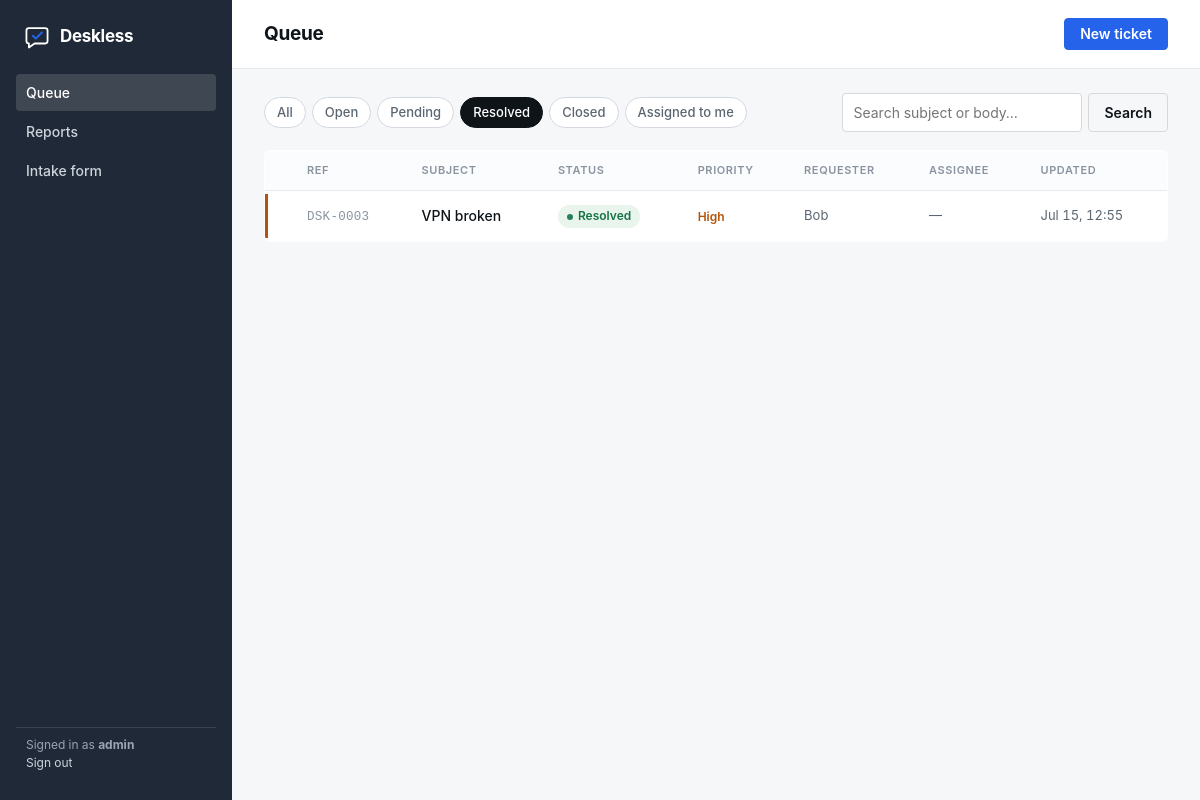
The app's page /?status=resolved (signed in) with its own data.
### tickets/models.py (models this page shows, shortened)
class Ticket(models.Model):
    STATUS = [
        ("open", "Open"),
        ("pending", "Pending"),
        ("resolved", "Resolved"),
        ("closed", "Closed"),
    ]
    PRIORITY = [
        ("low", "Low"),
        ("normal", "Normal"),
        ("high", "High"),
        ("urgent", "Urgent"),
    ]
    subject = models.CharField(max_length=255)
    body = models.TextField(blank=True)
    status = models.CharField(max_length=10, choices=STATUS, default="open")
    priority = models.CharField(max_length=10, choices=PRIORITY, default="normal")
    reporter = models.ForeignKey(
        settings.AUTH_USER_MODEL,
        on_delete=models.PROTECT,
        related_name="reported_tickets",
    )
    assignee = models.ForeignKey(
        settings.AUTH_USER_MODEL,
        on_delete=models.SET_NULL,
        related_name="assigned_tickets",
        null=True,
        blank=True,
        limit_choices_to={"is_staff": True},
    )
    created_at = models.DateTimeField(auto_now_add=True)
    updated_at = models.DateTimeField(auto_now=True)
    class Meta:
        ordering = ["-updated_at"]

### tickets/views.py (the view)
# urls.py: path("", views.ticket_list, name="ticket_list"),
@login_required
def ticket_list(request):
    tickets = Ticket.objects.select_related("reporter", "assignee")
    status = request.GET.get("status")
    mine = request.GET.get("mine")
    query = request.GET.get("q", "")
    if status:
        tickets = tickets.filter(status=status)
    if mine:
        tickets = tickets.filter(assignee=request.user)
    if query:
        tickets = tickets.filter(Q(subject__icontains=query) | Q(body__icontains=query))
    page_obj = Paginator(tickets, 25).get_page(request.GET.get("page"))
    params = request.GET.copy()
    params.pop("page", None)
    qs = params.urlencode()
    return render(request, "tickets/list.html", {
        "tickets": page_obj,
        "page_obj": page_obj,
        "status_choices": Ticket.STATUS,
        "current_status": status,
        "mine": mine,
        "query": query,
        "qs": qs + "&" if qs else "",
    })

### tickets/context_processors.py (called while the page is built)
def branding(request):
    return {
        "brand_name": settings.BRAND_NAME,
        "brand_color": settings.BRAND_COLOR,
        "brand_accent": settings.BRAND_ACCENT,
    }

### tickets/templates/tickets/list.html (shortened to what this page needs)
{% extends "base.html" %}
{% block nav_queue %}active{% endblock %}
{% block content %}
<div class="topbar">
  <h1>Queue</h1>
  <a class="btn" href="{% url 'ticket_new' %}">New ticket</a>
</div>
<main>
  <div class="filters">
    <a class="chip {% if not current_status and not mine %}on{% endif %}" href="{% url 'ticket_list' %}">All</a>
    {% for value, label in status_choices %}
      <a class="chip {% if current_status == value %}on{% endif %}" href="?status={{ value }}">{{ label }}</a>
    {% endfor %}
    <a class="chip {% if mine %}on{% endif %}" href="?mine=1">Assigned to me</a>
    <form method="get">
      <input type="search" name="q" placeholder="Search subject or body…" value="{{ query }}" aria-label="Search tickets">
      <button class="btn ghost" type="submit">Search</button>
    </form>
  </div>
  <table class="queue">
    <thead>
      <tr>
        <th></th><th>Ref</th><th>Subject</th><th>Status</th><th>Priority</th>
        <th>Requester</th><th>Assignee</th><th>Updated</th>
      </tr>
    </thead>
    <tbody>
      {% for t in tickets %}
      <tr class="pr-{{ t.priority }}">
        <td class="spine"><span></span></td>
        <td><span class="ref">DSK-{{ t.pk|stringformat:"04d" }}</span></td>
        <td><a class="subj" href="{% url 'ticket_detail' t.pk %}">{{ t.subject }}</a></td>
        <td><span class="badge s-{{ t.status }}">{{ t.get_status_display }}</span></td>
        <td><span class="prio p-{{ t.priority }}">{{ t.get_priority_display }}</span></td>
        <td class="meta">{{ t.reporter.get_full_name|default:t.reporter.username }}</td>
        <td class="meta">{{ t.assignee.username|default:"—" }}</td>
        <td class="meta">{{ t.updated_at|date:"M j, H:i" }}</td>
      </tr>
      {% empty %}
      <tr><td colspan="8"><div class="empty">Nothing in this view. When a request comes in, it lands here.</div></td></tr>
      {% endfor %}
    </tbody>
  </table>
</main>
{% endblock %}

### tickets/templates/base.html (shortened to what this page needs)
<!doctype html>
<html lang="en">
<head>
</head>
<body>
{% block body %}
  <div class="shell">
    <aside class="rail">
      <div class="brand">
        <svg width="26" height="26" viewBox="0 0 32 32" fill="none" aria-hidden="true">
          <path d="M6 5h20a3 3 0 0 1 3 3v13a3 3 0 0 1-3 3H13l-7 5v-5a3 3 0 0 1-3-3V8a3 3 0 0 1 3-3Z"
                stroke="#fff" stroke-width="2.2" stroke-linejoin="round"/>
          <path d="M11 14.5l3.5 3.5L22 10.5" stroke="{{ brand_accent }}"
                stroke-width="2.6" stroke-linecap="round" stroke-linejoin="round"/>
        </svg>
        <strong>{{ brand_name }}</strong>
      </div>
      {% if user.is_authenticated %}
      <nav>
        <a href="{% url 'ticket_list' %}" class="{% block nav_queue %}{% endblock %}">Queue</a>
        <a href="{% url 'reports' %}" class="{% block nav_reports %}{% endblock %}">Reports</a>
        <a href="{% url 'submit_ticket' %}">Intake form</a>
      </nav>
      <div class="spacer"></div>
      <div class="who">
        Signed in as <strong>{{ user.username }}</strong><br>
        <a href="{% url 'logout' %}">Sign out</a>
      </div>
      {% endif %}
    </aside>
    <div class="content">
      {% block content %}{% endblock %}
    </div>
  </div>
{% endblock %}
</body>
</html>

### records on screen
Ticket: pk "0003", subject "VPN broken", status "Resolved", priority "High", reporter.get_full_name "Bob", assignee.username "—", updated_at "Jul 15, 12:55"

### other values on screen
{{ brand_name }} "Deskless"
{{ user.username }} "admin"
{{ label }} "Open" "Pending" "Resolved" "Closed"
